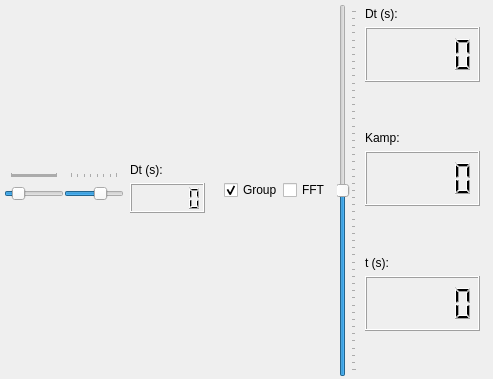
<?xml version="1.0" encoding="UTF-8"?>
<ui version="4.0">
 <class>functionGraphicDrawer</class>
 <widget class="QWidget" name="functionGraphicDrawer">
  <property name="geometry">
   <rect>
    <x>0</x>
    <y>0</y>
    <width>493</width>
    <height>379</height>
   </rect>
  </property>
  <property name="minimumSize">
   <size>
    <width>330</width>
    <height>190</height>
   </size>
  </property>
  <property name="windowTitle">
   <string>Form</string>
  </property>
  <layout class="QHBoxLayout" name="horizontalLayout">
   <property name="spacing">
    <number>2</number>
   </property>
   <property name="leftMargin">
    <number>4</number>
   </property>
   <property name="topMargin">
    <number>4</number>
   </property>
   <property name="rightMargin">
    <number>4</number>
   </property>
   <property name="bottomMargin">
    <number>2</number>
   </property>
   <item>
    <layout class="QVBoxLayout" name="verticalLayout">
     <property name="spacing">
      <number>0</number>
     </property>
     <item>
      <layout class="QHBoxLayout" name="duration_vertical_Layout">
       <item>
        <widget class="QSlider" name="durationSlider">
         <property name="sizePolicy">
          <sizepolicy hsizetype="Expanding" vsizetype="Fixed">
           <horstretch>0</horstretch>
           <verstretch>0</verstretch>
          </sizepolicy>
         </property>
         <property name="minimumSize">
          <size>
           <width>0</width>
           <height>20</height>
          </size>
         </property>
         <property name="maximumSize">
          <size>
           <width>16777215</width>
           <height>35</height>
          </size>
         </property>
         <property name="minimum">
          <number>1</number>
         </property>
         <property name="maximum">
          <number>2000</number>
         </property>
         <property name="pageStep">
          <number>20</number>
         </property>
         <property name="value">
          <number>300</number>
         </property>
         <property name="tracking">
          <bool>false</bool>
         </property>
         <property name="orientation">
          <enum>Qt::Horizontal</enum>
         </property>
         <property name="invertedAppearance">
          <bool>false</bool>
         </property>
         <property name="invertedControls">
          <bool>false</bool>
         </property>
         <property name="tickPosition">
          <enum>QSlider::TicksAbove</enum>
         </property>
         <property name="tickInterval">
          <number>25</number>
         </property>
        </widget>
       </item>
       <item>
        <widget class="QSlider" name="durationSlider_fft">
         <property name="sizePolicy">
          <sizepolicy hsizetype="Expanding" vsizetype="Fixed">
           <horstretch>0</horstretch>
           <verstretch>0</verstretch>
          </sizepolicy>
         </property>
         <property name="minimumSize">
          <size>
           <width>0</width>
           <height>20</height>
          </size>
         </property>
         <property name="maximumSize">
          <size>
           <width>16777215</width>
           <height>35</height>
          </size>
         </property>
         <property name="minimum">
          <number>2</number>
         </property>
         <property name="maximum">
          <number>30</number>
         </property>
         <property name="singleStep">
          <number>1</number>
         </property>
         <property name="pageStep">
          <number>5</number>
         </property>
         <property name="value">
          <number>20</number>
         </property>
         <property name="sliderPosition">
          <number>20</number>
         </property>
         <property name="tracking">
          <bool>false</bool>
         </property>
         <property name="orientation">
          <enum>Qt::Horizontal</enum>
         </property>
         <property name="invertedAppearance">
          <bool>false</bool>
         </property>
         <property name="invertedControls">
          <bool>false</bool>
         </property>
         <property name="tickPosition">
          <enum>QSlider::TicksAbove</enum>
         </property>
         <property name="tickInterval">
          <number>4</number>
         </property>
        </widget>
       </item>
       <item>
        <widget class="QWidget" name="widget_duration_fft" native="true">
         <property name="maximumSize">
          <size>
           <width>16777215</width>
           <height>60</height>
          </size>
         </property>
         <layout class="QVBoxLayout" name="ind1Layout_2">
          <property name="spacing">
           <number>0</number>
          </property>
          <property name="sizeConstraint">
           <enum>QLayout::SetMinimumSize</enum>
          </property>
          <property name="leftMargin">
           <number>6</number>
          </property>
          <property name="topMargin">
           <number>3</number>
          </property>
          <item>
           <widget class="QLabel" name="label_dur_2">
            <property name="sizePolicy">
             <sizepolicy hsizetype="Maximum" vsizetype="Minimum">
              <horstretch>0</horstretch>
              <verstretch>0</verstretch>
             </sizepolicy>
            </property>
            <property name="minimumSize">
             <size>
              <width>0</width>
              <height>20</height>
             </size>
            </property>
            <property name="maximumSize">
             <size>
              <width>16777215</width>
              <height>20</height>
             </size>
            </property>
            <property name="toolTip">
             <string>Duration (s)</string>
            </property>
            <property name="text">
             <string>Dt (s):</string>
            </property>
            <property name="alignment">
             <set>Qt::AlignLeading|Qt::AlignLeft|Qt::AlignTop</set>
            </property>
           </widget>
          </item>
          <item>
           <widget class="QLCDNumber" name="lcdNumber_dur_fft">
            <property name="sizePolicy">
             <sizepolicy hsizetype="Minimum" vsizetype="Expanding">
              <horstretch>5</horstretch>
              <verstretch>0</verstretch>
             </sizepolicy>
            </property>
            <property name="minimumSize">
             <size>
              <width>75</width>
              <height>30</height>
             </size>
            </property>
            <property name="maximumSize">
             <size>
              <width>150</width>
              <height>55</height>
             </size>
            </property>
            <property name="autoFillBackground">
             <bool>false</bool>
            </property>
            <property name="smallDecimalPoint">
             <bool>true</bool>
            </property>
            <property name="segmentStyle">
             <enum>QLCDNumber::Filled</enum>
            </property>
           </widget>
          </item>
         </layout>
        </widget>
       </item>
       <item>
        <widget class="QWidget" name="widget_cb" native="true">
         <layout class="QHBoxLayout" name="horizontalLayout_2">
          <property name="spacing">
           <number>0</number>
          </property>
          <property name="leftMargin">
           <number>10</number>
          </property>
          <property name="rightMargin">
           <number>4</number>
          </property>
          <item>
           <widget class="QCheckBox" name="checkBox_grouped">
            <property name="text">
             <string>Group</string>
            </property>
            <property name="checked">
             <bool>true</bool>
            </property>
           </widget>
          </item>
          <item>
           <widget class="QCheckBox" name="checkBox_fft">
            <property name="text">
             <string>FFT</string>
            </property>
           </widget>
          </item>
         </layout>
        </widget>
       </item>
      </layout>
     </item>
    </layout>
   </item>
   <item>
    <widget class="QSlider" name="ampSlider">
     <property name="sizePolicy">
      <sizepolicy hsizetype="Minimum" vsizetype="Expanding">
       <horstretch>0</horstretch>
       <verstretch>0</verstretch>
      </sizepolicy>
     </property>
     <property name="minimumSize">
      <size>
       <width>20</width>
       <height>0</height>
      </size>
     </property>
     <property name="maximumSize">
      <size>
       <width>30</width>
       <height>16777215</height>
      </size>
     </property>
     <property name="minimum">
      <number>-500</number>
     </property>
     <property name="maximum">
      <number>500</number>
     </property>
     <property name="pageStep">
      <number>50</number>
     </property>
     <property name="value">
      <number>0</number>
     </property>
     <property name="orientation">
      <enum>Qt::Vertical</enum>
     </property>
     <property name="tickPosition">
      <enum>QSlider::TicksBelow</enum>
     </property>
     <property name="tickInterval">
      <number>20</number>
     </property>
    </widget>
   </item>
   <item>
    <layout class="QVBoxLayout" name="indLayout">
     <property name="spacing">
      <number>0</number>
     </property>
     <item>
      <widget class="QWidget" name="widget_duration" native="true">
       <layout class="QVBoxLayout" name="ind1Layout">
        <property name="spacing">
         <number>0</number>
        </property>
        <property name="sizeConstraint">
         <enum>QLayout::SetMinimumSize</enum>
        </property>
        <property name="leftMargin">
         <number>6</number>
        </property>
        <property name="topMargin">
         <number>3</number>
        </property>
        <item>
         <widget class="QLabel" name="label_dur">
          <property name="sizePolicy">
           <sizepolicy hsizetype="Maximum" vsizetype="Minimum">
            <horstretch>0</horstretch>
            <verstretch>0</verstretch>
           </sizepolicy>
          </property>
          <property name="minimumSize">
           <size>
            <width>0</width>
            <height>20</height>
           </size>
          </property>
          <property name="maximumSize">
           <size>
            <width>16777215</width>
            <height>20</height>
           </size>
          </property>
          <property name="toolTip">
           <string>Duration (s)</string>
          </property>
          <property name="text">
           <string>Dt (s):</string>
          </property>
          <property name="alignment">
           <set>Qt::AlignLeading|Qt::AlignLeft|Qt::AlignTop</set>
          </property>
         </widget>
        </item>
        <item>
         <widget class="QLCDNumber" name="lcdNumber_dur">
          <property name="sizePolicy">
           <sizepolicy hsizetype="Minimum" vsizetype="Expanding">
            <horstretch>5</horstretch>
            <verstretch>0</verstretch>
           </sizepolicy>
          </property>
          <property name="minimumSize">
           <size>
            <width>75</width>
            <height>30</height>
           </size>
          </property>
          <property name="maximumSize">
           <size>
            <width>150</width>
            <height>55</height>
           </size>
          </property>
          <property name="autoFillBackground">
           <bool>false</bool>
          </property>
          <property name="smallDecimalPoint">
           <bool>true</bool>
          </property>
          <property name="segmentStyle">
           <enum>QLCDNumber::Filled</enum>
          </property>
         </widget>
        </item>
        <item>
         <widget class="QWidget" name="widget_1" native="true"/>
        </item>
       </layout>
      </widget>
     </item>
     <item>
      <widget class="QWidget" name="widget_koef" native="true">
       <layout class="QVBoxLayout" name="ind2Layout">
        <property name="spacing">
         <number>0</number>
        </property>
        <property name="sizeConstraint">
         <enum>QLayout::SetMinimumSize</enum>
        </property>
        <property name="leftMargin">
         <number>6</number>
        </property>
        <property name="topMargin">
         <number>3</number>
        </property>
        <item>
         <widget class="QLabel" name="label_koef">
          <property name="sizePolicy">
           <sizepolicy hsizetype="Maximum" vsizetype="Minimum">
            <horstretch>0</horstretch>
            <verstretch>0</verstretch>
           </sizepolicy>
          </property>
          <property name="minimumSize">
           <size>
            <width>0</width>
            <height>20</height>
           </size>
          </property>
          <property name="maximumSize">
           <size>
            <width>16777215</width>
            <height>20</height>
           </size>
          </property>
          <property name="toolTip">
           <string>Amplification</string>
          </property>
          <property name="text">
           <string>Kamp:</string>
          </property>
          <property name="alignment">
           <set>Qt::AlignLeading|Qt::AlignLeft|Qt::AlignTop</set>
          </property>
         </widget>
        </item>
        <item>
         <widget class="QLCDNumber" name="lcdNumber_koef">
          <property name="sizePolicy">
           <sizepolicy hsizetype="Preferred" vsizetype="Expanding">
            <horstretch>5</horstretch>
            <verstretch>0</verstretch>
           </sizepolicy>
          </property>
          <property name="minimumSize">
           <size>
            <width>115</width>
            <height>30</height>
           </size>
          </property>
          <property name="maximumSize">
           <size>
            <width>150</width>
            <height>55</height>
           </size>
          </property>
          <property name="autoFillBackground">
           <bool>false</bool>
          </property>
          <property name="smallDecimalPoint">
           <bool>true</bool>
          </property>
          <property name="segmentStyle">
           <enum>QLCDNumber::Filled</enum>
          </property>
         </widget>
        </item>
        <item>
         <widget class="QWidget" name="widget_2" native="true"/>
        </item>
       </layout>
      </widget>
     </item>
     <item>
      <widget class="QWidget" name="widget_t" native="true">
       <layout class="QVBoxLayout" name="ind3Layout">
        <property name="spacing">
         <number>0</number>
        </property>
        <property name="sizeConstraint">
         <enum>QLayout::SetMinimumSize</enum>
        </property>
        <property name="leftMargin">
         <number>6</number>
        </property>
        <property name="topMargin">
         <number>3</number>
        </property>
        <item>
         <widget class="QLabel" name="label_t">
          <property name="sizePolicy">
           <sizepolicy hsizetype="Maximum" vsizetype="Minimum">
            <horstretch>0</horstretch>
            <verstretch>0</verstretch>
           </sizepolicy>
          </property>
          <property name="minimumSize">
           <size>
            <width>0</width>
            <height>20</height>
           </size>
          </property>
          <property name="maximumSize">
           <size>
            <width>16777215</width>
            <height>20</height>
           </size>
          </property>
          <property name="toolTip">
           <string>Time (sec)</string>
          </property>
          <property name="text">
           <string>t (s):</string>
          </property>
          <property name="alignment">
           <set>Qt::AlignLeading|Qt::AlignLeft|Qt::AlignTop</set>
          </property>
         </widget>
        </item>
        <item>
         <widget class="QLCDNumber" name="lcdNumber_t">
          <property name="sizePolicy">
           <sizepolicy hsizetype="Preferred" vsizetype="Expanding">
            <horstretch>5</horstretch>
            <verstretch>0</verstretch>
           </sizepolicy>
          </property>
          <property name="minimumSize">
           <size>
            <width>115</width>
            <height>30</height>
           </size>
          </property>
          <property name="maximumSize">
           <size>
            <width>150</width>
            <height>55</height>
           </size>
          </property>
          <property name="autoFillBackground">
           <bool>false</bool>
          </property>
          <property name="smallDecimalPoint">
           <bool>true</bool>
          </property>
          <property name="segmentStyle">
           <enum>QLCDNumber::Filled</enum>
          </property>
         </widget>
        </item>
        <item>
         <widget class="QWidget" name="widget_3" native="true"/>
        </item>
       </layout>
      </widget>
     </item>
    </layout>
   </item>
  </layout>
 </widget>
 <resources/>
 <connections/>
</ui>
